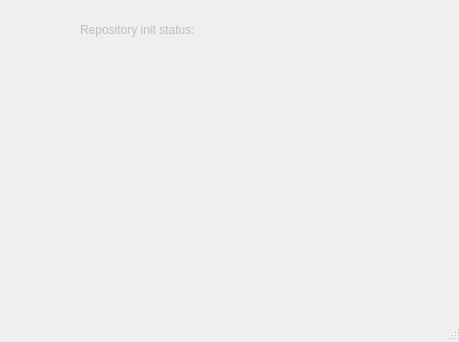
<?xml version="1.0" encoding="UTF-8"?>
<ui version="4.0">
 <class>Git</class>
 <widget class="QWidget" name="Git">
  <property name="geometry">
   <rect>
    <x>0</x>
    <y>0</y>
    <width>459</width>
    <height>342</height>
   </rect>
  </property>
  <property name="windowTitle">
   <string>MainWindow</string>
  </property>
  <widget class="QWidget" name="centralwidget" native="true">
   <property name="geometry">
    <rect>
     <x>0</x>
     <y>0</y>
     <width>160</width>
     <height>38</height>
    </rect>
   </property>
   <layout class="QFormLayout" name="formLayout"/>
  </widget>
  <widget class="QStatusBar" name="statusbar">
   <property name="geometry">
    <rect>
     <x>-10</x>
     <y>310</y>
     <width>471</width>
     <height>31</height>
    </rect>
   </property>
  </widget>
  <widget class="QLabel" name="statusIndicator">
   <property name="enabled">
    <bool>false</bool>
   </property>
   <property name="geometry">
    <rect>
     <x>230</x>
     <y>20</y>
     <width>20</width>
     <height>20</height>
    </rect>
   </property>
   <property name="styleSheet">
    <string notr="true">QLabel {	
	border-radius: 10px;
  	min-height: 20px;
 	 min-width: 20px;
}</string>
   </property>
   <property name="text">
    <string/>
   </property>
  </widget>
  <widget class="QLabel" name="statusLabel">
   <property name="enabled">
    <bool>false</bool>
   </property>
   <property name="geometry">
    <rect>
     <x>80</x>
     <y>20</y>
     <width>136</width>
     <height>20</height>
    </rect>
   </property>
   <property name="text">
    <string>Repository init status: </string>
   </property>
  </widget>
 </widget>
 <resources/>
 <connections/>
</ui>
